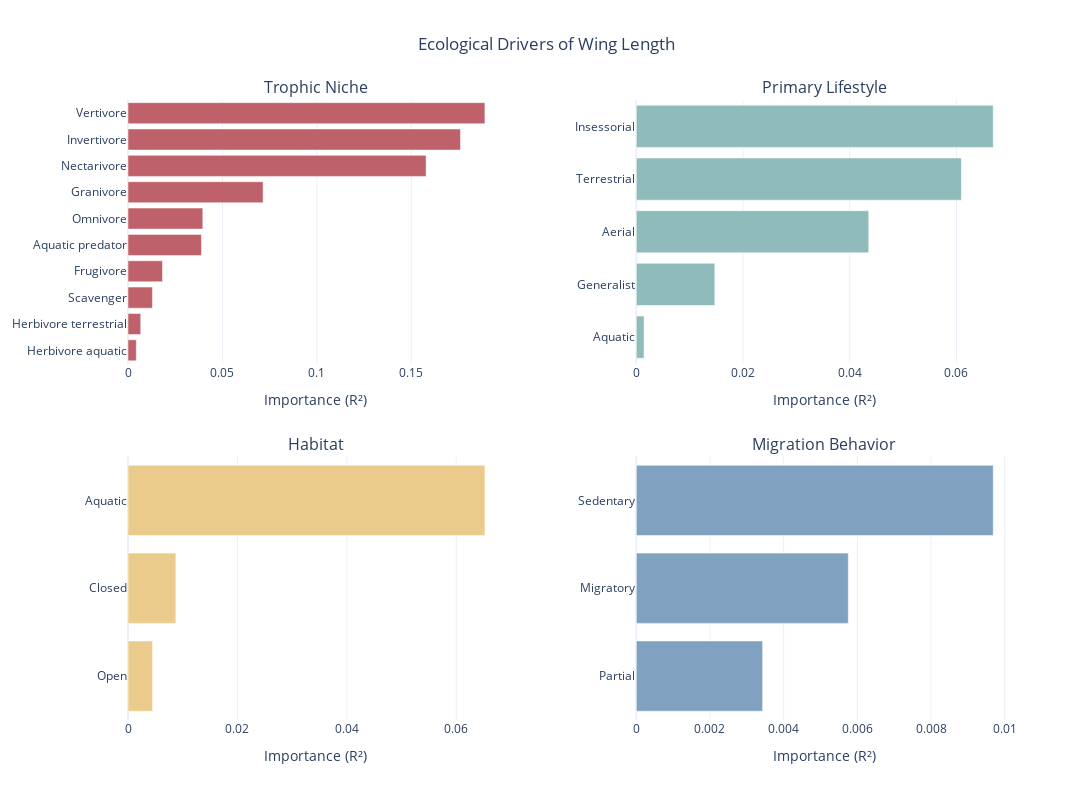

Notebook source saved alongside this figure:
### Code cell
fig = make_subplots(
    rows=2, cols=2,
    subplot_titles=["Trophic Niche", "Primary Lifestyle", "Habitat", "Migration Behavior"],
    horizontal_spacing=0.15,
    vertical_spacing=0.15
)

importances = pd.Series(rf.feature_importances_, index=X.columns)

def add_panel(prefix, row, col, bar_color):
    subset = importances[importances.index.str.contains(prefix)].copy()

    subset.index = subset.index.str.replace(f"{prefix}_", "").str.replace(f"{prefix}.", "")
    
    subset = subset.sort_values(ascending=True)
    
    fig.add_trace(
        go.Bar(
            x=subset.values,
            y=subset.index,
            orientation='h',
            marker=dict(color=bar_color),
            name=prefix
        ),
        row=row, col=col
    )
    
    fig.update_xaxes(title_text="Importance (R²)", row=row, col=col)

add_panel("Trophic.Niche", 1, 1, "#BF616A")
add_panel("Primary.Lifestyle", 1, 2, "#8FBCBB")
add_panel("Habitat", 2, 1, "#EBCB8B")
add_panel("Migration", 2, 2, "#81A1C1")

fig.update_layout(
    title_text="Ecological Drivers of Wing Length",
    title_x=0.5,
    height=800,
    width=1100,
    showlegend=False,
    template="plotly_white"
)

fig.show()

### Figure 1 — Plotly figure (JSON) as saved in the notebook; plotly's stock layout.template omitted (floating-point values rounded to 4 significant figures)
{"data": [{"marker": {"color": "#BF616A"}, "name": "Trophic.Niche", "orientation": "h", "type": "bar", "x": [0.004412, 0.006741, 0.01292, 0.01828, 0.03889, 0.0396, 0.07153, 0.1578, 0.176, 0.1889], "xaxis": "x", "y": ["Herbivore aquatic", "Herbivore terrestrial", "Scavenger", "Frugivore", "Aquatic predator", "Omnivore", "Granivore", "Nectarivore", "Invertivore", "Vertivore"], "yaxis": "y"}, {"marker": {"color": "#8FBCBB"}, "name": "Primary.Lifestyle", "orientation": "h", "type": "bar", "x": [0.001454, 0.01472, 0.04356, 0.06093, 0.06689], "xaxis": "x2", "y": ["Aquatic", "Generalist", "Aerial", "Terrestrial", "Insessorial"], "yaxis": "y2"}, {"marker": {"color": "#EBCB8B"}, "name": "Habitat", "orientation": "h", "type": "bar", "x": [0.004492, 0.008746, 0.06524], "xaxis": "x3", "y": ["Open", "Closed", "Aquatic"], "yaxis": "y3"}, {"marker": {"color": "#81A1C1"}, "name": "Migration", "orientation": "h", "type": "bar", "x": [0.003429, 0.005754, 0.009687], "xaxis": "x4", "y": ["Partial", "Migratory", "Sedentary"], "yaxis": "y4"}], "layout": {"annotations": [{"font": {"size": 16}, "showarrow": false, "text": "Trophic Niche", "x": 0.2125, "xanchor": "center", "xref": "paper", "y": 1, "yanchor": "bottom", "yref": "paper"}, {"font": {"size": 16}, "showarrow": false, "text": "Primary Lifestyle", "x": 0.7875, "xanchor": "center", "xref": "paper", "y": 1, "yanchor": "bottom", "yref": "paper"}, {"font": {"size": 16}, "showarrow": false, "text": "Habitat", "x": 0.2125, "xanchor": "center", "xref": "paper", "y": 0.425, "yanchor": "bottom", "yref": "paper"}, {"font": {"size": 16}, "showarrow": false, "text": "Migration Behavior", "x": 0.7875, "xanchor": "center", "xref": "paper", "y": 0.425, "yanchor": "bottom", "yref": "paper"}], "height": 800, "showlegend": false, "title": {"text": "Ecological Drivers of Wing Length", "x": 0.5}, "width": 1100, "xaxis": {"anchor": "y", "domain": [0, 0.425], "title": {"text": "Importance (R²)"}}, "xaxis2": {"anchor": "y2", "domain": [0.575, 1], "title": {"text": "Importance (R²)"}}, "xaxis3": {"anchor": "y3", "domain": [0, 0.425], "title": {"text": "Importance (R²)"}}, "xaxis4": {"anchor": "y4", "domain": [0.575, 1], "title": {"text": "Importance (R²)"}}, "yaxis": {"anchor": "x", "domain": [0.575, 1]}, "yaxis2": {"anchor": "x2", "domain": [0.575, 1]}, "yaxis3": {"anchor": "x3", "domain": [0, 0.425]}, "yaxis4": {"anchor": "x4", "domain": [0, 0.425]}}}
